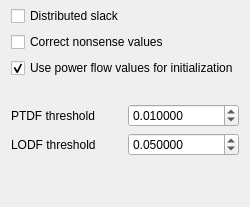
             <widget class="QFrame" name="frame_32">
              <property name="frameShape">
               <enum>QFrame::Shape::NoFrame</enum>
              </property>
              <property name="frameShadow">
               <enum>QFrame::Shadow::Raised</enum>
              </property>
              <layout class="QGridLayout" name="gridLayout_14">
               <property name="topMargin">
                <number>0</number>
               </property>
               <item row="3" column="0" colspan="2">
                <widget class="QCheckBox" name="ptdf_correct_nonsense_values_checkBox">
                 <property name="font">
                  <font>
                   <pointsize>9</pointsize>
                  </font>
                 </property>
                 <property name="text">
                  <string>Correct nonsense values</string>
                 </property>
                 <property name="checked">
                  <bool>false</bool>
                 </property>
                </widget>
               </item>
               <item row="4" column="0" colspan="2">
                <widget class="QCheckBox" name="usePfValuesForAtcCheckBox">
                 <property name="font">
                  <font>
                   <pointsize>9</pointsize>
                  </font>
                 </property>
                 <property name="toolTip">
                  <string>Use existing power flow values for the contingency initialization in the net transfer capacity and contingency simulations</string>
                 </property>
                 <property name="text">
                  <string>Use power flow values for initialization</string>
                 </property>
                 <property name="checked">
                  <bool>true</bool>
                 </property>
                </widget>
               </item>
               <item row="2" column="0" colspan="2">
                <widget class="QCheckBox" name="ptdf_distributed_slack_checkBox">
                 <property name="font">
                  <font>
                   <pointsize>9</pointsize>
                  </font>
                 </property>
                 <property name="text">
                  <string>Distributed slack</string>
                 </property>
                 <property name="checked">
                  <bool>false</bool>
                 </property>
                </widget>
               </item>
               <item row="6" column="1">
                <widget class="QDoubleSpinBox" name="ptdf_threshold_doubleSpinBox">
                 <property name="font">
                  <font>
                   <pointsize>9</pointsize>
                  </font>
                 </property>
                 <property name="toolTip">
                  <string>Threshold under which sensitivities are ignored when the PTDF is converted to sparse</string>
                 </property>
                 <property name="decimals">
                  <number>6</number>
                 </property>
                 <property name="maximum">
                  <double>1.000000000000000</double>
                 </property>
                 <property name="singleStep">
                  <double>0.001000000000000</double>
                 </property>
                 <property name="value">
                  <double>0.010000000000000</double>
                 </property>
                </widget>
               </item>
               <item row="7" column="0">
                <widget class="QLabel" name="label_122">
                 <property name="font">
                  <font>
                   <pointsize>9</pointsize>
                  </font>
                 </property>
                 <property name="text">
                  <string>LODF threshold</string>
                 </property>
                </widget>
               </item>
               <item row="8" column="0">
                <spacer name="verticalSpacer_12">
                 <property name="orientation">
                  <enum>Qt::Orientation::Vertical</enum>
                 </property>
                 <property name="sizeHint" stdset="0">
                  <size>
                   <width>20</width>
                   <height>40</height>
                  </size>
                 </property>
                </spacer>
               </item>
               <item row="0" column="0" colspan="2">
                <widget class="QFrame" name="frame_42">
                 <property name="frameShape">
                  <enum>QFrame::Shape::NoFrame</enum>
                 </property>
                 <property name="frameShadow">
                  <enum>QFrame::Shadow::Raised</enum>
                 </property>
                 <layout class="QHBoxLayout" name="horizontalLayout_14">
                  <property name="leftMargin">
                   <number>0</number>
                  </property>
                  <property name="topMargin">
                   <number>0</number>
                  </property>
                  <property name="rightMargin">
                   <number>0</number>
                  </property>
                  <property name="bottomMargin">
                   <number>0</number>
                  </property>
                 </layout>
                </widget>
               </item>
               <item row="7" column="1">
                <widget class="QDoubleSpinBox" name="lodf_threshold_doubleSpinBox">
                 <property name="font">
                  <font>
                   <pointsize>9</pointsize>
                  </font>
                 </property>
                 <property name="toolTip">
                  <string>Threshold under which sensitivities are ignored when the LODF is converted to sparse</string>
                 </property>
                 <property name="decimals">
                  <number>6</number>
                 </property>
                 <property name="maximum">
                  <double>1.000000000000000</double>
                 </property>
                 <property name="singleStep">
                  <double>0.001000000000000</double>
                 </property>
                 <property name="value">
                  <double>0.050000000000000</double>
                 </property>
                </widget>
               </item>
               <item row="6" column="0">
                <widget class="QLabel" name="label_116">
                 <property name="font">
                  <font>
                   <pointsize>9</pointsize>
                  </font>
                 </property>
                 <property name="text">
                  <string>PTDF threshold</string>
                 </property>
                </widget>
               </item>
               <item row="5" column="0">
                <widget class="QLabel" name="label_124">
                 <property name="text">
                  <string/>
                 </property>
                </widget>
               </item>
              </layout>
             </widget>
